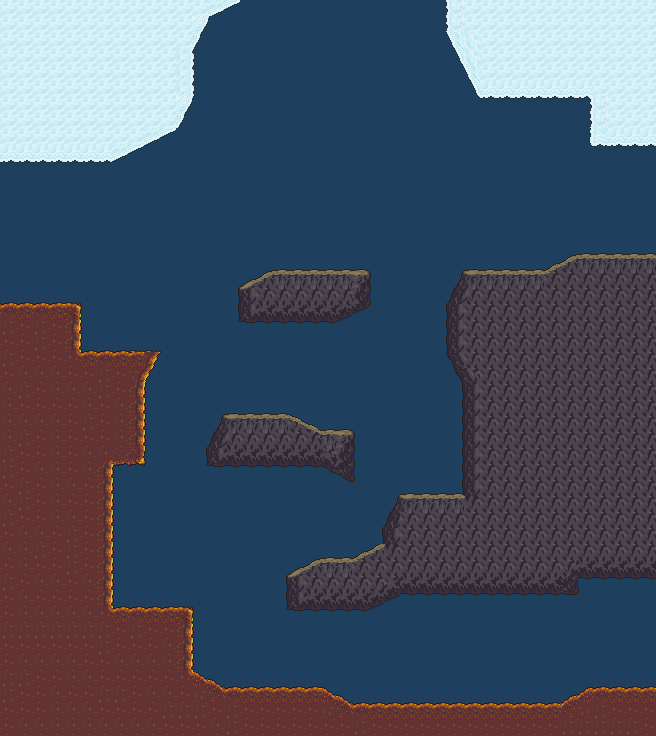

Rendered tile map (Tiled .tmx) drawn with the repository's tilesets; below, a short description and the map source with its tile grids summarised:
An orthogonal 41x46 tile map with 16x16 px tiles, 2 tile layers (bg, ground), 4 tilesets.

<map version="1.0" orientation="orthogonal" renderorder="right-down" width="41" height="46" tilewidth="16" tileheight="16" backgroundcolor="#1f3f5f" nextobjectid="1">
 <properties>
  <property name="unity:sortingLayerName" value="Platforms" />
  <property name="unity:sortingOrder" value="1" />
  <property name="unity:tag" value="Map" />
 </properties>
 <tileset firstgid="1" source="img/base.tsx" />
 <tileset firstgid="267" source="img/tundra_1.tsx" />
 <tileset firstgid="533" source="img/mountain_1.tsx" />
 <tileset firstgid="799" source="img/dirt_1.tsx" />
 <layer name="bg" width="41" height="46">
  <data>[1886 cells, 0 non-empty, 0 distinct tile ids]</data>
 </layer>
 <layer name="ground" width="41" height="46">
  <data>[1886 cells, 1108 non-empty, 154 distinct tile ids]</data>
 </layer>
</map>
